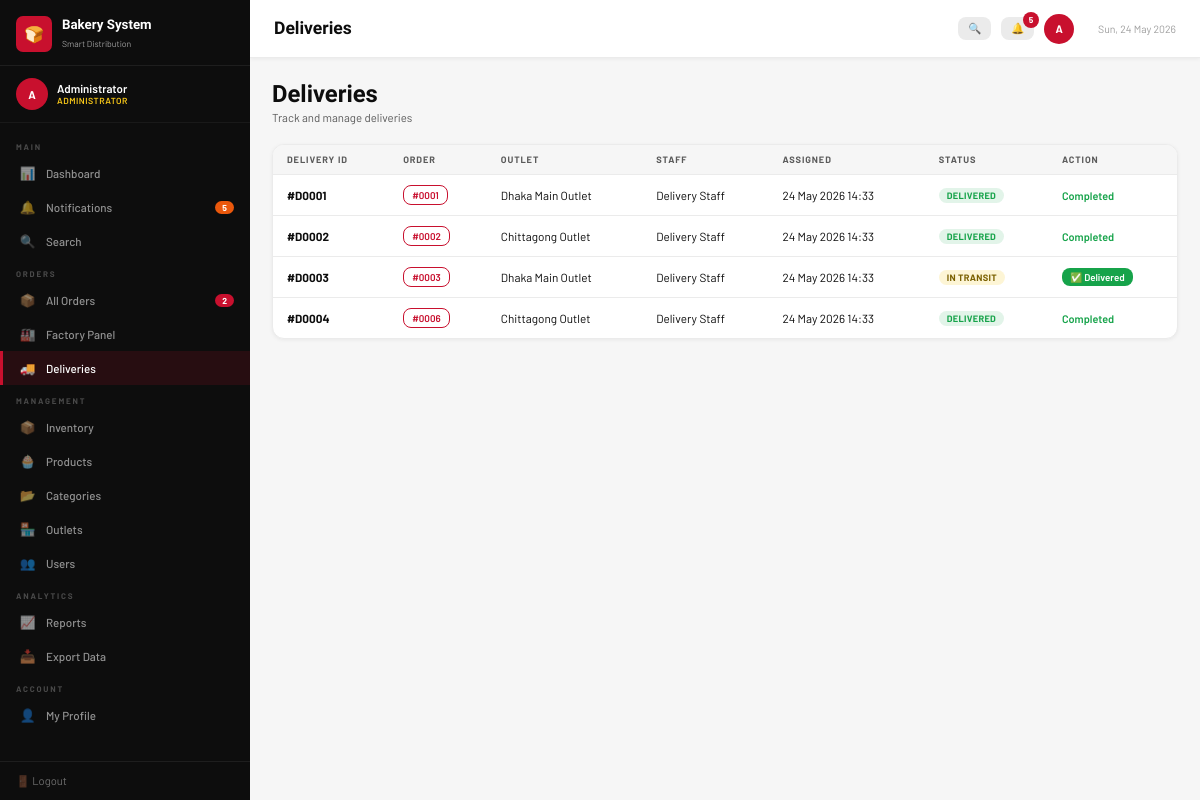
Screenshot of /deliveries.php (signed in) with the database file from the repository.
### tables this page shows
CREATE TABLE deliveries (
    id INT AUTO_INCREMENT PRIMARY KEY,
    order_id INT NOT NULL,
    assigned_to INT,                   
    status ENUM('assigned','in_transit','delivered','failed') DEFAULT 'assigned',
    assigned_at DATETIME DEFAULT CURRENT_TIMESTAMP,
    delivered_at DATETIME
);

CREATE TABLE outlets (
    id INT AUTO_INCREMENT PRIMARY KEY,
    name VARCHAR(100) NOT NULL,
    address VARCHAR(255),
    phone VARCHAR(20),
    manager_id INT,                    
    active TINYINT(1) DEFAULT 1,
    created_at DATETIME DEFAULT CURRENT_TIMESTAMP
);

CREATE TABLE users (
    id INT AUTO_INCREMENT PRIMARY KEY,
    name VARCHAR(100) NOT NULL,
    role ENUM('admin','factory_manager','outlet_manager','delivery') NOT NULL,
    username VARCHAR(50) UNIQUE NOT NULL,
    password VARCHAR(255) NOT NULL,    
    email VARCHAR(100),
    phone VARCHAR(20),
    active TINYINT(1) DEFAULT 1,
    created_at DATETIME DEFAULT CURRENT_TIMESTAMP
);

### deliveries.php (the view, shortened to what this page needs)
<?php
require_once 'config.php';
$where = "1=1";
$deliveries = $conn->query("
    SELECT d.*, o.total, o.created_at AS order_date,
           outlet.name AS outlet_name,
           u.name AS staff_name,
           d.order_id
    FROM deliveries d
    JOIN orders o ON d.order_id=o.id
    JOIN outlets outlet ON o.outlet_id=outlet.id
    LEFT JOIN users u ON d.assigned_to=u.id
    WHERE $where
    ORDER BY d.assigned_at DESC
");
include 'includes/header.php';
?>
<div class="ph">
  <div><h1>Deliveries</h1><p>Track and manage deliveries</p></div>
</div>
<div class="card">
  <div class="tw">
    <table>
      <thead>
        <tr>
          <th>Delivery ID</th>
          <th>Order</th>
          <th>Outlet</th>
          <th>Staff</th>
          <th>Assigned</th>
          <th>Status</th>
          <th>Action</th>
        </tr>
      </thead>
      <tbody>
        <?php if ($deliveries && $deliveries->num_rows > 0):
          while ($d = $deliveries->fetch_assoc()): ?>
        <tr>
          <td><strong>#D<?= str_pad($d['id'],4,'0',STR_PAD_LEFT) ?></strong></td>
          <td>
            <a href="order_detail.php?id=<?= $d['order_id'] ?>&back=deliveries" class="btn btn-o xs">
              <?= oid($d['order_id']) ?>
            </a>
          </td>
          <td><?= htmlspecialchars($d['outlet_name']) ?></td>
          <td><?= htmlspecialchars($d['staff_name'] ?? '—') ?></td>
          <td><?= date('d M Y H:i', strtotime($d['assigned_at'])) ?></td>
          <td><?= statusBadge($d['status']) ?></td>
          <td>
            <?php if ($d['status'] !== 'delivered'): ?>
            <form method="POST" style="margin:0;display:inline">
              <button type="submit" class="btn btn-g xs">✅ Delivered</button>
            </form>
            <?php else: ?>
            <span style="color:var(--green);font-size:.78rem;font-weight:600">Completed</span>
            <?php endif; ?>
          </td>
        </tr>
        <?php endwhile; else: ?>
        <tr><td colspan="7">
          <div class="es"><div class="ei">🚚</div><h3>No deliveries yet</h3></div>
        </td></tr>
        <?php endif; ?>
      </tbody>
    </table>
  </div>
</div>
<?php include 'includes/footer.php'; ?>

### config.php (shortened to what this page needs)
<?php
function oid($id) {
    return '#' . str_pad($id, 4, '0', STR_PAD_LEFT);
}
function statusBadge($status) {
    $classes = [
        'pending'    => 'b-pend',
        'processing' => 'b-proc',
        'ready'      => 'b-ready',
        'delivered'  => 'b-deliv',
        'cancelled'  => 'b-canc',
        'assigned'   => 'b-proc',
        'in_transit' => 'b-ready',
        'failed'     => 'b-canc',
    ];
    $class = $classes[$status] ?? 'b-pend';
    $label = ucwords(str_replace('_', ' ', $status));
    return "<span class='badge $class'>$label</span>";
}
?>

### style.css (style rules this page uses)
:root { --red: #C8102E; --red2: #9B0B22; --black: #0D0D0D; --dark: #1A1A1A; --gold: #F5C518; --white: #fff; --g100: #F6F6F6; --g200: #EBEBEB; --g300: #D4D4D4; --g400: #9E9E9E; --g600: #5A5A5A; --green: #16A34A; --orange: #EA580C; --blue: #1D4ED8; --sw: 250px; --hh: 58px; --r: 8px; }
*, *::before, *::after { box-sizing: border-box; margin: 0; padding: 0; }
html { font-size: 14px; }
body { font-family: 'Barlow', sans-serif; background: var(--g100); color: var(--black); min-height: 100vh; }
h1,h2,h3,h4 { font-family: 'Barlow Condensed', sans-serif; font-weight: 700; line-height: 1.2; }
a { color: var(--red); text-decoration: none; }
.card { background:#fff; border-radius:12px; border:1px solid var(--g200); box-shadow:0 1px 4px rgba(0,0,0,.06); overflow:hidden; margin-bottom:18px; }
.tw { overflow-x:auto; }
table { width:100%; border-collapse:collapse; font-size:.84rem; }
thead th { background:var(--g100); color:var(--g600); font-size:.66rem; font-weight:700; letter-spacing:.9px; text-transform:uppercase; padding:9px 14px; text-align:left; white-space:nowrap; border-bottom:1px solid var(--g200); }
tbody tr { border-bottom:1px solid var(--g200); transition:.1s; }
tbody tr:last-child { border-bottom:none; }
tbody td { padding:10px 14px; vertical-align:middle; }
.badge { display:inline-block; padding:2px 8px; border-radius:20px; font-size:.66rem; font-weight:700; letter-spacing:.3px; text-transform:uppercase; white-space:nowrap; }
.b-ready { background:rgba(245,197,24,.18); color:#7A6000; }
.b-deliv { background:rgba(22,163,74,.12); color:var(--green); }
.btn { display:inline-flex; align-items:center; gap:5px; padding:7px 14px; border-radius:var(--r); font-family:'Barlow',sans-serif; font-size:.8rem; font-weight:600; cursor:pointer; border:none; transition:.15s; white-space:nowrap; text-decoration:none; }
.btn-g { background:var(--green); color:#fff; }
.btn-o { background:transparent; border:1.5px solid var(--red); color:var(--red); }
.xs { padding:3px 8px; font-size:.7rem; }
.ph { display:flex; align-items:flex-start; justify-content:space-between; margin-bottom:20px; gap:13px; flex-wrap:wrap; }
.ph h1 { font-size:1.7rem; }
.ph p { color:var(--g600); font-size:.82rem; margin-top:2px; }

### rows the page displays
deliveries: id "0001", order "#0001", outlets.name "Dhaka Main Outlet", users.name "Delivery Staff", assigned_at "24 May 2026 14:33", status "DELIVERED", shows "Completed"
deliveries: id "0002", order "#0002", outlets.name "Chittagong Outlet", users.name "Delivery Staff", assigned_at "24 May 2026 14:33", status "DELIVERED", shows "Completed"
deliveries: id "0003", order "#0003", outlets.name "Dhaka Main Outlet", users.name "Delivery Staff", assigned_at "24 May 2026 14:33", status "IN TRANSIT"
deliveries: id "0004", order "#0006", outlets.name "Chittagong Outlet", users.name "Delivery Staff", assigned_at "24 May 2026 14:33", status "DELIVERED", shows "Completed"

### other values shown
$initials "A"
$user_name "Administrator"
$role_label "ADMINISTRATOR"
$section_name "MAIN"
$icon "📊"
$label "Dashboard"
$icon "🔔"
$label "Notifications"
$notif_count "5"
$icon "🔍"
$label "Search"
$section_name "ORDERS"
$icon "📦"
$label "All Orders"
$pending_count "2"
